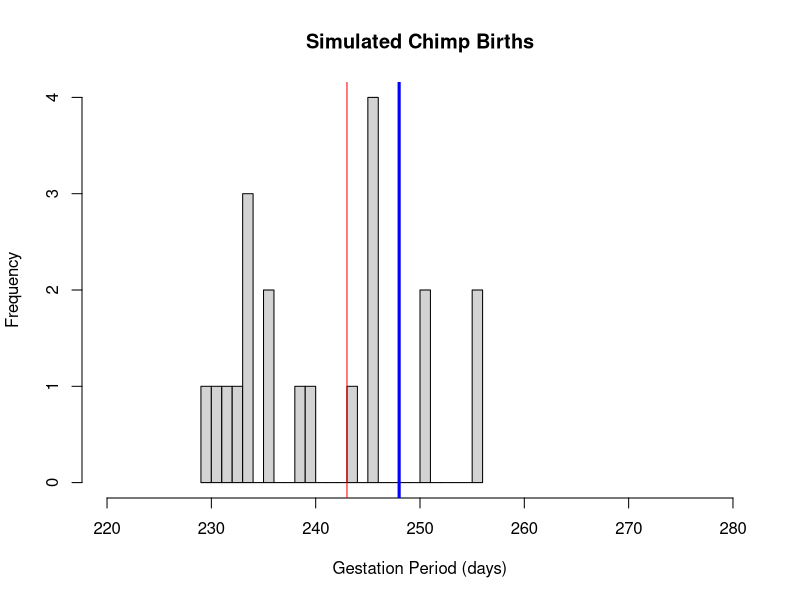
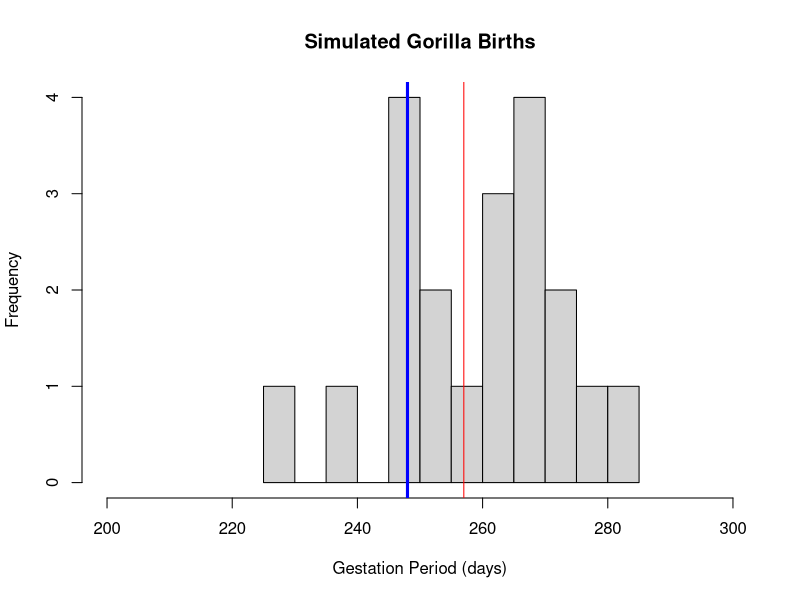
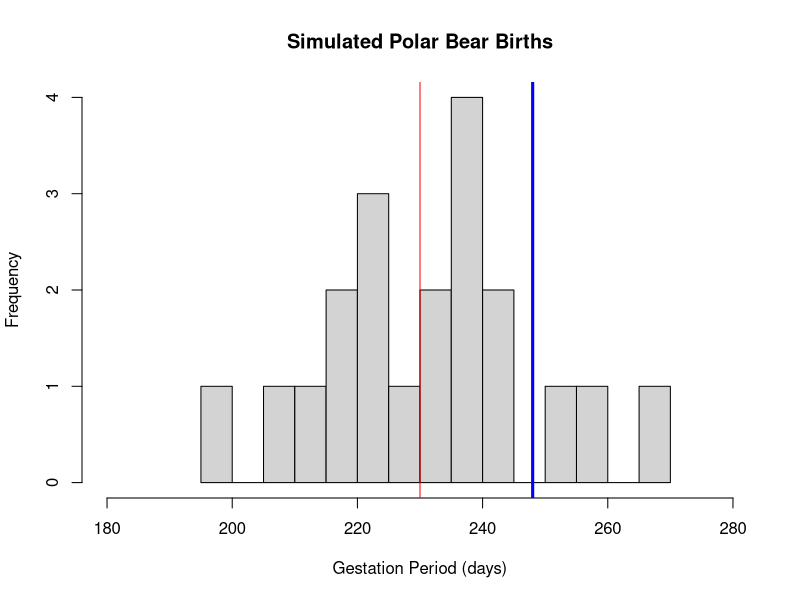

The R source for these figures, in order:
## ---- chunk 1
# This line generates the random numbers
chimpanzeeBirths <- rnorm(20, mean=243, sd=8)
# This line graphs the results
hist(chimpanzeeBirths, breaks=20, main="Simulated Chimp Births", xlab="Gestation Period (days)", include.lowest=TRUE, xlim=c(220, 280))
# This line marks the mean and mystery animal on the graph
abline(v=c(243, 248), col=c("red", "blue"), lwd=c(1, 3))
## ---- chunk 2
# This line generates the random numbers
gorillaBirths <- rnorm(20, mean=257, sd=15)
# This line graphs the results
hist(gorillaBirths, breaks=20, main="Simulated Gorilla Births", xlab="Gestation Period (days)", include.lowest=TRUE, xlim=c(200, 300))
# This line marks the mean and mystery animal on the graph
abline(v=c(257, 248), col=c("red", "blue"), lwd=c(1, 3))
## ---- chunk 3
# This line generates the random numbers
polarBearBirths <- rnorm(20, mean=230, sd=18)
# This line graphs the results
hist(polarBearBirths, breaks=20, main="Simulated Polar Bear Births", xlab="Gestation Period (days)", include.lowest=TRUE, xlim=c(180, 280))
# This line marks the mean and mystery animal on the graph
abline(v=c(230, 248), col=c("red", "blue"), lwd=c(1, 3))
## ---- chunk 4
# Calculating the percentile + z-score in the Polar Bear distribution
print(paste0("Percentile: ", pnorm(11, mean=12, sd=1.5)))
print(paste0("Z-Score: ", (11-12)/1.5))
## ---- chunk 5
# Calculating the percentile + z-score in the Gorilla distribution
print(paste0("Percentile: ", pnorm(11, mean=12, sd=0.25)))
print(paste0("Z-Score: ", (11-12)/0.25))
## ---- chunk 6
# Calculating the percentile + z-score in the Stingray distribution
print(paste0("Percentile: ", pnorm(11, mean=9, sd=2)))
print(paste0("Z-Score: ", (11-9)/2))
